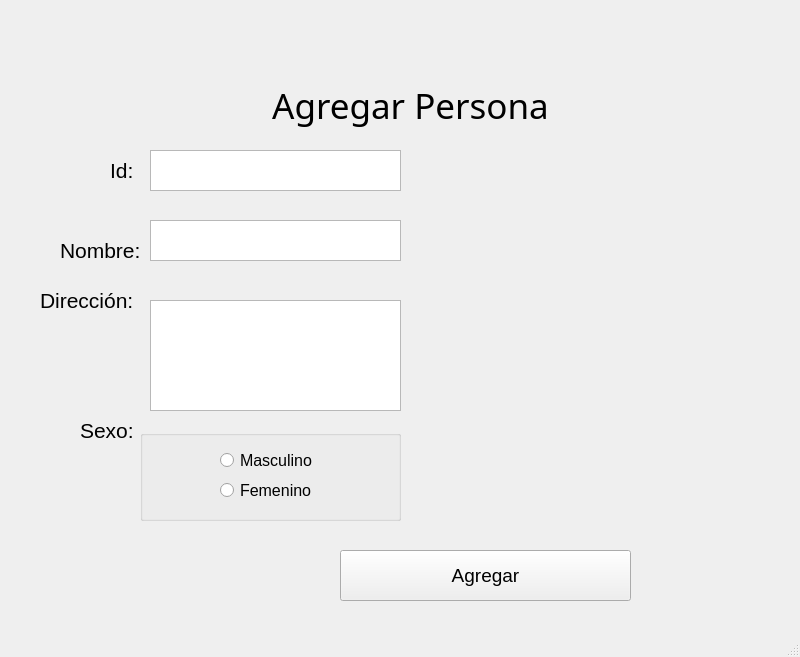
<?xml version="1.0" encoding="UTF-8"?>
<ui version="4.0">
 <class>agregardestinatarios</class>
 <widget class="QMainWindow" name="agregardestinatarios">
  <property name="geometry">
   <rect>
    <x>0</x>
    <y>0</y>
    <width>800</width>
    <height>657</height>
   </rect>
  </property>
  <property name="windowTitle">
   <string>MainWindow</string>
  </property>
  <widget class="QWidget" name="centralwidget">
   <widget class="QLabel" name="label_5">
    <property name="geometry">
     <rect>
      <x>220</x>
      <y>80</y>
      <width>381</width>
      <height>51</height>
     </rect>
    </property>
    <property name="font">
     <font>
      <family>Saab</family>
      <pointsize>26</pointsize>
     </font>
    </property>
    <property name="text">
     <string>Agregar Persona</string>
    </property>
    <property name="alignment">
     <set>Qt::AlignCenter</set>
    </property>
   </widget>
   <widget class="QLabel" name="label">
    <property name="geometry">
     <rect>
      <x>110</x>
      <y>150</y>
      <width>31</width>
      <height>41</height>
     </rect>
    </property>
    <property name="font">
     <font>
      <family>Arial</family>
      <pointsize>16</pointsize>
     </font>
    </property>
    <property name="text">
     <string>Id:</string>
    </property>
   </widget>
   <widget class="QTextEdit" name="textEdit">
    <property name="geometry">
     <rect>
      <x>150</x>
      <y>150</y>
      <width>251</width>
      <height>41</height>
     </rect>
    </property>
    <property name="font">
     <font>
      <family>Arial</family>
      <pointsize>12</pointsize>
     </font>
    </property>
   </widget>
   <widget class="QLabel" name="label_2">
    <property name="geometry">
     <rect>
      <x>60</x>
      <y>230</y>
      <width>91</width>
      <height>41</height>
     </rect>
    </property>
    <property name="font">
     <font>
      <family>Arial</family>
      <pointsize>16</pointsize>
     </font>
    </property>
    <property name="text">
     <string>Nombre:</string>
    </property>
   </widget>
   <widget class="QTextEdit" name="textEdit_2">
    <property name="geometry">
     <rect>
      <x>150</x>
      <y>220</y>
      <width>251</width>
      <height>41</height>
     </rect>
    </property>
    <property name="font">
     <font>
      <family>Arial</family>
      <pointsize>12</pointsize>
     </font>
    </property>
   </widget>
   <widget class="QLabel" name="label_3">
    <property name="geometry">
     <rect>
      <x>80</x>
      <y>410</y>
      <width>91</width>
      <height>41</height>
     </rect>
    </property>
    <property name="font">
     <font>
      <family>Arial</family>
      <pointsize>16</pointsize>
     </font>
    </property>
    <property name="text">
     <string>Sexo:</string>
    </property>
   </widget>
   <widget class="QGroupBox" name="groupBox">
    <property name="geometry">
     <rect>
      <x>140</x>
      <y>430</y>
      <width>261</width>
      <height>91</height>
     </rect>
    </property>
    <property name="title">
     <string/>
    </property>
    <widget class="QRadioButton" name="radioButton">
     <property name="geometry">
      <rect>
       <x>80</x>
       <y>20</y>
       <width>111</width>
       <height>21</height>
      </rect>
     </property>
     <property name="font">
      <font>
       <family>Arial</family>
       <pointsize>12</pointsize>
      </font>
     </property>
     <property name="text">
      <string>Masculino</string>
     </property>
    </widget>
    <widget class="QRadioButton" name="radioButton_2">
     <property name="geometry">
      <rect>
       <x>80</x>
       <y>50</y>
       <width>111</width>
       <height>21</height>
      </rect>
     </property>
     <property name="font">
      <font>
       <family>Arial</family>
       <pointsize>12</pointsize>
      </font>
     </property>
     <property name="text">
      <string>Femenino</string>
     </property>
    </widget>
   </widget>
   <widget class="QLabel" name="label_4">
    <property name="geometry">
     <rect>
      <x>40</x>
      <y>280</y>
      <width>101</width>
      <height>41</height>
     </rect>
    </property>
    <property name="font">
     <font>
      <family>Arial</family>
      <pointsize>16</pointsize>
     </font>
    </property>
    <property name="text">
     <string>Dirección:</string>
    </property>
   </widget>
   <widget class="QTextEdit" name="textEdit_3">
    <property name="geometry">
     <rect>
      <x>150</x>
      <y>300</y>
      <width>251</width>
      <height>111</height>
     </rect>
    </property>
    <property name="font">
     <font>
      <family>Arial</family>
      <pointsize>12</pointsize>
     </font>
    </property>
   </widget>
   <widget class="QPushButton" name="pushButton">
    <property name="geometry">
     <rect>
      <x>340</x>
      <y>550</y>
      <width>291</width>
      <height>51</height>
     </rect>
    </property>
    <property name="font">
     <font>
      <family>Arial</family>
      <pointsize>14</pointsize>
     </font>
    </property>
    <property name="text">
     <string>Agregar</string>
    </property>
   </widget>
   <widget class="QLabel" name="label_6">
    <property name="geometry">
     <rect>
      <x>450</x>
      <y>170</y>
      <width>281</width>
      <height>271</height>
     </rect>
    </property>
    <property name="font">
     <font>
      <pointsize>10</pointsize>
     </font>
    </property>
    <property name="text">
     <string/>
    </property>
    <property name="textFormat">
     <enum>Qt::PlainText</enum>
    </property>
    <property name="pixmap">
     <pixmap resource="rsragregar.qrc">:/siluetamujer.png</pixmap>
    </property>
    <property name="scaledContents">
     <bool>true</bool>
    </property>
   </widget>
   <widget class="QLabel" name="label_7">
    <property name="geometry">
     <rect>
      <x>420</x>
      <y>170</y>
      <width>281</width>
      <height>271</height>
     </rect>
    </property>
    <property name="font">
     <font>
      <pointsize>10</pointsize>
     </font>
    </property>
    <property name="text">
     <string/>
    </property>
    <property name="textFormat">
     <enum>Qt::PlainText</enum>
    </property>
    <property name="pixmap">
     <pixmap resource="rsragregarhombre.qrc">:/siluetahombre.png</pixmap>
    </property>
    <property name="scaledContents">
     <bool>true</bool>
    </property>
   </widget>
  </widget>
  <widget class="QMenuBar" name="menubar">
   <property name="geometry">
    <rect>
     <x>0</x>
     <y>0</y>
     <width>800</width>
     <height>21</height>
    </rect>
   </property>
  </widget>
  <widget class="QStatusBar" name="statusbar"/>
 </widget>
 <resources>
  <include location="rsragregarhombre.qrc"/>
  <include location="rsragregar.qrc"/>
 </resources>
 <connections/>
</ui>
